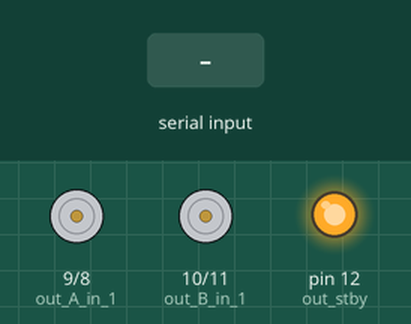
Recording of a sketch running on a simulated Arduino Uno, built with avr-gcc and run on an emulated ATmega328P. Parts: motor-driver pin pairs drawn as motors (green arrow = first pin HIGH = forward, orange = second pin HIGH = backward, longer = more drive, scaled by the enable pin, stopped while the standby pin is LOW), output pins drawn as LEDs (lit = HIGH). The inputs (shaded band) are chosen by the test bench.

Above: at 1.2 s.
1.3 s: ";\n" received over Serial
2.8 s: "w 90 45\n" received over Serial
At 4.3 s:
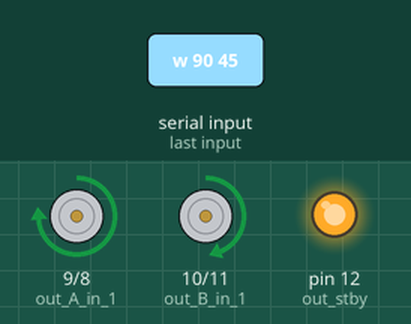
Timing chart, 0 to 5.8 s (numbered marks = the images above; inputs shaded):
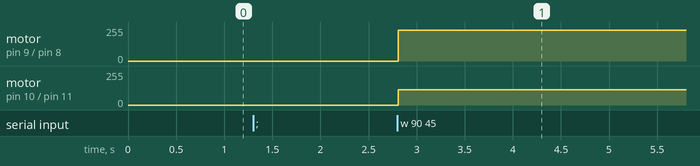

Measured:
- after the input at 2.8 s, motor on pin 9 (out_A_in_1) / pin 8 (out_A_in_2): stopped → forward 229/255 at once; motor on pin 10 (out_B_in_1) / pin 11 (out_B_in_2): stopped → forward 114/255 at once

The sketch:

PololuMotorDriver.pde
```cpp
#include <Servo.h>
#include <stdlib.h>
#define BUFFERSIZE 20

// ** GENERAL SETTINGS ** - General preference settings
boolean DEBUGGING = false; // Whether debugging output over serial is on by defauly (can be flipped with 'h' command)
const int ledPin = 13; // LED turns on while running servos

// ** SERVO SETTINGS ** - Configurable values based on pins used and servo direction
const int servoPinLeft = 3;
const int servoPinRight = 5;
const int servoDirectionLeft = 1; // Use either 1 or -1 for reverse
const int servoDirectionRight = -1; // Use either 1 or -1 for reverse
int servoCenterLeft = 90; // PWM setting for no movement on left servo
int servoCenterRight = 90; // PWM setting for no movement on right servo
int servoPowerRange = 30; // PWM range off of center that servos respond best to (set to 30 to work in the 60-120 range off center of 90)
const long maxRunTime = 2000; // Maximum run time for servos without additional command. * Should use a command to set this. *
int speedMultiplier = 5; // Default speed setting. Uses a range from 1-10

// ** RANGE FINDING *** - The following settings are for ultrasonic range finders. OK to lave as-is if you don't have them on your robot
long dist, microseconds, cm, inches; // Used by the range finder for calculating distances
const int rangePinForward = 7; // Digital pin for the forward facing range finder (for object distance in front of bot)
const int rangeToObjectMargin = 0; // Range in cm to forward object (bot will stop when distance closer than this - set to 0 if no sensor)
const int rangePinForwardGround = 8; // Digital pin for downward facing range finder on the front (for edge of table detection)
const int rangeToGroundMargin = 0; // Range in cm to the table (bot will stop when distance is greater than this  set to 0 if no sensor)
const int rangeSampleCount = 3; // Number of range readings to take and average for a more stable value

// Create servo objects to control the servos
Servo myservoLeft;
Servo myservoRight;

// No config required for these parameters
boolean servosActive = false; // assume servos are not moving when we begin
boolean servosForcedActive = false; // will only stop when considered dangerous
unsigned long stopTime=millis(); // used for calculating the run time for servos
char incomingByte; // Holds incoming serial values
char msg[8]; // For passing back serial messages
char inBytes[BUFFERSIZE]; //Buffer for serial in messages
int serialIndex = 0;
int serialAvail = 0;

int out_A_pwm = 3; //pwm of motor A
int out_A_in_1 = 9;
int out_A_in_2 = 8;
int out_B_pwm = 5; //pwm of motor B
int out_B_in_1 = 10;
int out_B_in_2 = 11;
int out_stby = 12;
int PWMvalue = 200;


void setup(){

  pinMode(out_A_pwm,OUTPUT);
  pinMode(out_A_in_1,OUTPUT);
  pinMode(out_A_in_2,OUTPUT);
  pinMode(out_B_pwm,OUTPUT);
  pinMode(out_B_in_1,OUTPUT);
  pinMode(out_B_in_2,OUTPUT);
  pinMode(out_stby,OUTPUT);
  Serial.begin(9600);
  digitalWrite(out_stby,HIGH);

}

// Reads serial input if available and parses command when full command has been sent.
void readSerialInput() {
  serialAvail = Serial.available();
  //Read what is available
  for (int i = 0; i < serialAvail; i++) {
    //Store into buffer.
    inBytes[i + serialIndex] = Serial.read();
    //Check for command end.

    if (inBytes[i + serialIndex] == '\n' || inBytes[i + serialIndex] == ';' || inBytes[i + serialIndex] == '>') { //Use ; when using Serial Monitor
       inBytes[i + serialIndex] = '\0'; //end of string char
       driveMotors(inBytes);
       serialIndex = 0;
    }
    else {
      //expecting more of the command to come later.
      serialIndex += serialAvail;
    }
  }
}

void driveMotors(char* inBytes){
  int valueLeft=0, valueRight=0, PWMLeft, PWMRight;
  sscanf (inBytes,"w %d %d", &valueLeft, &valueRight); // Parse the input into multiple values
  PWMLeft = map(abs(valueLeft), 0, 100, 0, 255); // Maps to the wider range that the motor responds to
  PWMRight = map(abs(valueRight), 0, 100, 0, 255);
  // Set left motor pins to turn in the desired direction
  if (valueLeft < 0){
    digitalWrite(out_A_in_1,LOW);
    digitalWrite(out_A_in_2,HIGH);
  }
  else {
    digitalWrite(out_A_in_1,HIGH);
    digitalWrite(out_A_in_2,LOW);
  }
  // Set right motor pins to turn in the desired direction
  if (valueRight < 0){
    digitalWrite(out_B_in_1,LOW);
    digitalWrite(out_B_in_2,HIGH);
  }
  else {
    digitalWrite(out_B_in_1,HIGH);
    digitalWrite(out_B_in_2,LOW);
  }
  analogWrite(out_A_pwm,PWMLeft);
  analogWrite(out_B_pwm,PWMRight);
}

void loop(){
  readSerialInput();
}
```
